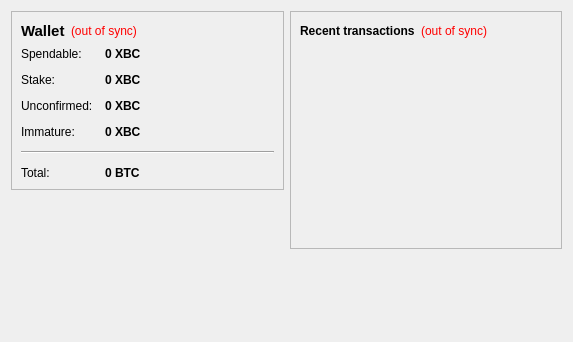
<?xml version="1.0" encoding="UTF-8"?>
<ui version="4.0">
 <class>OverviewPage</class>
 <widget class="QWidget" name="OverviewPage">
  <property name="geometry">
   <rect>
    <x>0</x>
    <y>0</y>
    <width>573</width>
    <height>342</height>
   </rect>
  </property>
  <property name="windowTitle">
   <string>Form</string>
  </property>
  <layout class="QHBoxLayout" name="horizontalLayout" stretch="1,1">
   <item>
    <layout class="QVBoxLayout" name="verticalLayout_2">
     <item>
      <widget class="QFrame" name="frame">
       <property name="frameShape">
        <enum>QFrame::StyledPanel</enum>
       </property>
       <property name="frameShadow">
        <enum>QFrame::Raised</enum>
       </property>
       <layout class="QVBoxLayout" name="verticalLayout_4">
        <item>
         <layout class="QHBoxLayout" name="horizontalLayout_4">
          <item>
           <widget class="QLabel" name="label_5">
            <property name="font">
             <font>
              <pointsize>11</pointsize>
              <weight>75</weight>
              <bold>true</bold>
             </font>
            </property>
            <property name="text">
             <string>Wallet</string>
            </property>
           </widget>
          </item>
          <item>
           <widget class="QLabel" name="labelWalletStatus">
            <property name="toolTip">
             <string>The displayed information may be out of date. Your wallet automatically synchronizes with the Bitcrypt network after a connection is established, but this process has not completed yet.</string>
            </property>
            <property name="styleSheet">
             <string notr="true">QLabel { color: red; }</string>
            </property>
            <property name="text">
             <string notr="true">(out of sync)</string>
            </property>
            <property name="alignment">
             <set>Qt::AlignLeading|Qt::AlignLeft|Qt::AlignVCenter</set>
            </property>
           </widget>
          </item>
          <item>
           <spacer name="horizontalSpacer_2">
            <property name="orientation">
             <enum>Qt::Horizontal</enum>
            </property>
            <property name="sizeHint" stdset="0">
             <size>
              <width>40</width>
              <height>20</height>
             </size>
            </property>
           </spacer>
          </item>
         </layout>
        </item>
        <item>
         <layout class="QFormLayout" name="formLayout_2">
          <property name="fieldGrowthPolicy">
           <enum>QFormLayout::AllNonFixedFieldsGrow</enum>
          </property>
          <property name="horizontalSpacing">
           <number>12</number>
          </property>
          <property name="verticalSpacing">
           <number>12</number>
          </property>
          <item row="0" column="0">
           <widget class="QLabel" name="label">
            <property name="text">
             <string>Spendable:</string>
            </property>
           </widget>
          </item>
          <item row="0" column="1">
           <widget class="QLabel" name="labelBalance">
            <property name="font">
             <font>
              <weight>75</weight>
              <bold>true</bold>
             </font>
            </property>
            <property name="cursor">
             <cursorShape>IBeamCursor</cursorShape>
            </property>
            <property name="toolTip">
             <string>Your current spendable balance</string>
            </property>
            <property name="text">
             <string notr="true">0 XBC</string>
            </property>
            <property name="textInteractionFlags">
             <set>Qt::LinksAccessibleByMouse|Qt::TextSelectableByKeyboard|Qt::TextSelectableByMouse</set>
            </property>
           </widget>
          </item>
          <item row="1" column="0">
           <widget class="QLabel" name="label_6">
            <property name="text">
             <string>Stake:</string>
            </property>
           </widget>
          </item>
          <item row="1" column="1">
           <widget class="QLabel" name="labelStake">
            <property name="font">
             <font>
              <weight>75</weight>
              <bold>true</bold>
             </font>
            </property>
            <property name="cursor">
             <cursorShape>IBeamCursor</cursorShape>
            </property>
            <property name="toolTip">
             <string>Total of coins that was staked, and do not yet count toward the current balance</string>
            </property>
            <property name="text">
             <string notr="true">0 XBC</string>
            </property>
            <property name="textInteractionFlags">
             <set>Qt::LinksAccessibleByMouse|Qt::TextSelectableByKeyboard|Qt::TextSelectableByMouse</set>
            </property>
           </widget>
          </item>
          <item row="2" column="0">
           <widget class="QLabel" name="label_3">
            <property name="text">
             <string>Unconfirmed:</string>
            </property>
           </widget>
          </item>
          <item row="2" column="1">
           <widget class="QLabel" name="labelUnconfirmed">
            <property name="font">
             <font>
              <weight>75</weight>
              <bold>true</bold>
             </font>
            </property>
            <property name="cursor">
             <cursorShape>IBeamCursor</cursorShape>
            </property>
            <property name="toolTip">
             <string>Total of transactions that have yet to be confirmed, and do not yet count toward the current balance</string>
            </property>
            <property name="text">
             <string notr="true">0 XBC</string>
            </property>
            <property name="textInteractionFlags">
             <set>Qt::LinksAccessibleByMouse|Qt::TextSelectableByKeyboard|Qt::TextSelectableByMouse</set>
            </property>
           </widget>
          </item>
          <item row="3" column="0">
           <widget class="QLabel" name="labelImmatureText">
            <property name="text">
             <string>Immature:</string>
            </property>
           </widget>
          </item>
          <item row="3" column="1">
           <widget class="QLabel" name="labelImmature">
            <property name="font">
             <font>
              <weight>75</weight>
              <bold>true</bold>
             </font>
            </property>
            <property name="toolTip">
             <string>Mined balance that has not yet matured</string>
            </property>
            <property name="text">
             <string notr="true">0 XBC</string>
            </property>
            <property name="textInteractionFlags">
             <set>Qt::LinksAccessibleByMouse|Qt::TextSelectableByKeyboard|Qt::TextSelectableByMouse</set>
            </property>
           </widget>
          </item>
          <item row="4" column="0" colspan="2">
           <widget class="Line" name="line">
            <property name="orientation">
             <enum>Qt::Horizontal</enum>
            </property>
           </widget>
          </item>
          <item row="5" column="0">
           <widget class="QLabel" name="labelTotalText">
            <property name="text">
             <string>Total:</string>
            </property>
           </widget>
          </item>
          <item row="5" column="1">
           <widget class="QLabel" name="labelTotal">
            <property name="font">
             <font>
              <weight>75</weight>
              <bold>true</bold>
             </font>
            </property>
            <property name="cursor">
             <cursorShape>IBeamCursor</cursorShape>
            </property>
            <property name="toolTip">
             <string>Your current total balance</string>
            </property>
            <property name="text">
             <string notr="true">0 BTC</string>
            </property>
            <property name="textInteractionFlags">
             <set>Qt::LinksAccessibleByMouse|Qt::TextSelectableByKeyboard|Qt::TextSelectableByMouse</set>
            </property>
           </widget>
          </item>
         </layout>
        </item>
       </layout>
      </widget>
     </item>
     <item>
      <spacer name="verticalSpacer">
       <property name="orientation">
        <enum>Qt::Vertical</enum>
       </property>
       <property name="sizeHint" stdset="0">
        <size>
         <width>20</width>
         <height>40</height>
        </size>
       </property>
      </spacer>
     </item>
    </layout>
   </item>
   <item>
    <layout class="QVBoxLayout" name="verticalLayout_3">
     <item>
      <widget class="QFrame" name="frame_2">
       <property name="frameShape">
        <enum>QFrame::StyledPanel</enum>
       </property>
       <property name="frameShadow">
        <enum>QFrame::Raised</enum>
       </property>
       <layout class="QVBoxLayout" name="verticalLayout">
        <item>
         <layout class="QHBoxLayout" name="horizontalLayout_2">
          <item>
           <widget class="QLabel" name="label_4">
            <property name="text">
             <string>&lt;b&gt;Recent transactions&lt;/b&gt;</string>
            </property>
           </widget>
          </item>
          <item>
           <widget class="QLabel" name="labelTransactionsStatus">
            <property name="toolTip">
             <string>The displayed information may be out of date. Your wallet automatically synchronizes with the Bitcrypt network after a connection is established, but this process has not completed yet.</string>
            </property>
            <property name="styleSheet">
             <string notr="true">QLabel { color: red; }</string>
            </property>
            <property name="text">
             <string notr="true">(out of sync)</string>
            </property>
            <property name="alignment">
             <set>Qt::AlignRight|Qt::AlignTrailing|Qt::AlignVCenter</set>
            </property>
           </widget>
          </item>
          <item>
           <spacer name="horizontalSpacer">
            <property name="orientation">
             <enum>Qt::Horizontal</enum>
            </property>
            <property name="sizeHint" stdset="0">
             <size>
              <width>40</width>
              <height>20</height>
             </size>
            </property>
           </spacer>
          </item>
         </layout>
        </item>
        <item>
         <widget class="QListView" name="listTransactions">
          <property name="styleSheet">
           <string notr="true">QListView { background: transparent; }</string>
          </property>
          <property name="frameShape">
           <enum>QFrame::NoFrame</enum>
          </property>
          <property name="verticalScrollBarPolicy">
           <enum>Qt::ScrollBarAlwaysOff</enum>
          </property>
          <property name="horizontalScrollBarPolicy">
           <enum>Qt::ScrollBarAlwaysOff</enum>
          </property>
          <property name="selectionMode">
           <enum>QAbstractItemView::NoSelection</enum>
          </property>
         </widget>
        </item>
       </layout>
      </widget>
     </item>
     <item>
      <spacer name="verticalSpacer_2">
       <property name="orientation">
        <enum>Qt::Vertical</enum>
       </property>
       <property name="sizeHint" stdset="0">
        <size>
         <width>20</width>
         <height>40</height>
        </size>
       </property>
      </spacer>
     </item>
    </layout>
   </item>
  </layout>
 </widget>
 <resources/>
 <connections/>
</ui>
